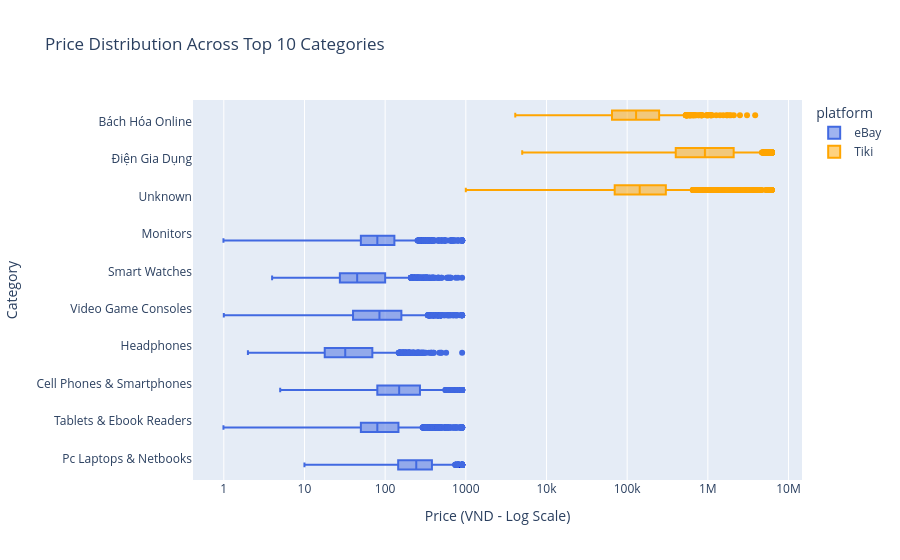

Source (notebook cell):
### Markdown cell above
### **4.1. Price Distribution Analysis**

**Câu hỏi:** Phân khúc giá của các ngành hàng chủ lực trên eBay và Tiki khác nhau như thế nào?

**Phương pháp:** Sử dụng biểu đồ Boxplot với thang đo Logarithm cho trục hoành (giá) để quan sát dải giá và các giá trị ngoại lai của Top 10 danh mục có nhiều sản phẩm nhất, phân tách theo nền tảng.

### Code cell
if 'platform_x' in df.columns:
    df = df.rename(columns={'platform_x': 'platform'})
    if 'platform_y' in df.columns:
        df = df.drop(columns=['platform_y'])

if 'category' in df.columns and 'price' in df.columns:
    top_10_cats = df['category'].value_counts().nlargest(10).index
    df_top_cats = df[df['category'].isin(top_10_cats)]

    try:
        fig1 = px.box(df_top_cats, x='price', y='category', color='platform',
                     title='Price Distribution Across Top 10 Categories',
                     labels={'price': 'Price (VND - Log Scale)', 'category': 'Category'},
                     log_x=True, orientation='h', color_discrete_sequence=['royalblue', 'orange'])
        fig1.show()
    except Exception as e:
        print(f"Error plotting: {e}")

### Figure 1 — Plotly figure (JSON) as saved in the notebook; plotly's stock layout.template omitted (floating-point values rounded to 4 significant figures; data arrays with more than 128 entries replaced by an {"elided": "..."} marker saying what was removed)
{"data": [{"alignmentgroup": "True", "hovertemplate": "platform=eBay<br>Price (VND - Log Scale)=%{x}<br>Category=%{y}<extra></extra>", "legendgroup": "eBay", "marker": {"color": "royalblue"}, "name": "eBay", "notched": false, "offsetgroup": "eBay", "orientation": "h", "showlegend": true, "type": "box", "x": {"elided": "13612 float values"}, "x0": " ", "xaxis": "x", "y": {"elided": "13612 str values"}, "y0": " ", "yaxis": "y"}, {"alignmentgroup": "True", "hovertemplate": "platform=Tiki<br>Price (VND - Log Scale)=%{x}<br>Category=%{y}<extra></extra>", "legendgroup": "Tiki", "marker": {"color": "orange"}, "name": "Tiki", "notched": false, "offsetgroup": "Tiki", "orientation": "h", "showlegend": true, "type": "box", "x": {"elided": "3994 float values"}, "x0": " ", "xaxis": "x", "y": {"elided": "3994 str values"}, "y0": " ", "yaxis": "y"}], "layout": {"boxmode": "group", "legend": {"title": {"text": "platform"}, "tracegroupgap": 0}, "title": {"text": "Price Distribution Across Top 10 Categories"}, "xaxis": {"anchor": "y", "domain": [0, 1], "title": {"text": "Price (VND - Log Scale)"}, "type": "log"}, "yaxis": {"anchor": "x", "domain": [0, 1], "title": {"text": "Category"}}}}
